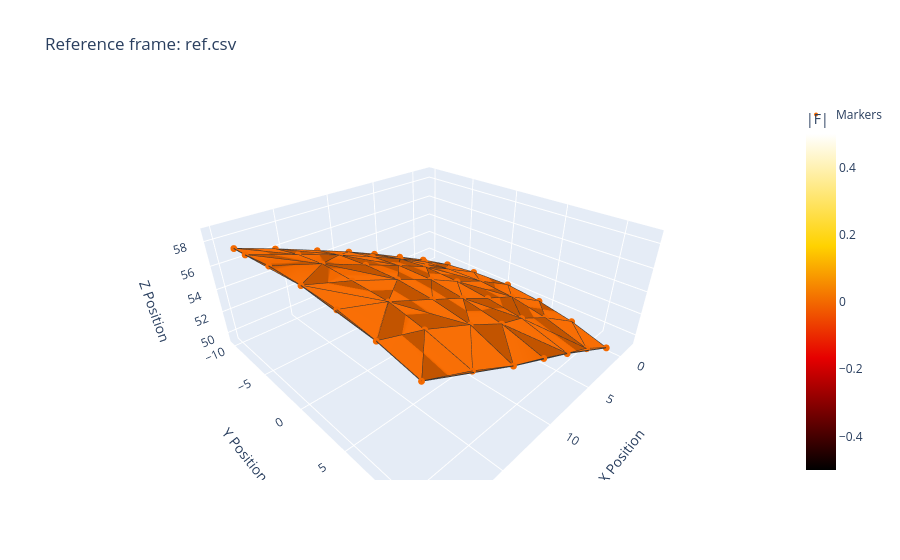

Notebook code for this chart:
### Markdown cell above
## Single-Frame Visualization

### Code cell
options = VisuoShellVisualizationOptions(
    title="VisuoShell Force Estimation",
    plot_step=PLOT_STEP,
    arrow_scale=ARROW_SCALE,
)

frame_name = frame_names[0]
fig_single = get_force_figure(
    nodes_by_frame[frame_name],
    forces_by_frame[frame_name],
    estimator.triangles,
    title=f"Reference frame: {frame_name}",
    options=options,
)
fig_single.show()
